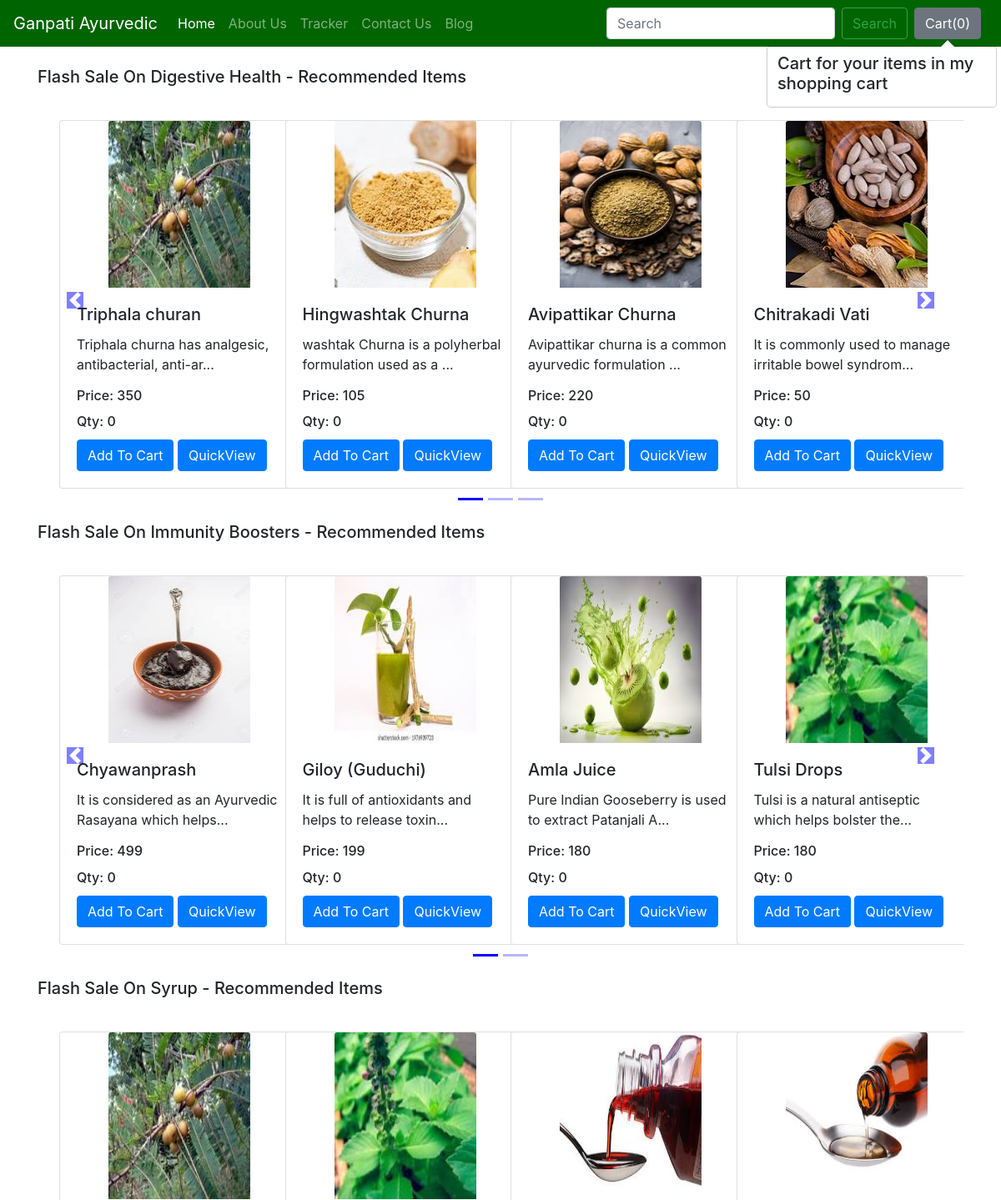
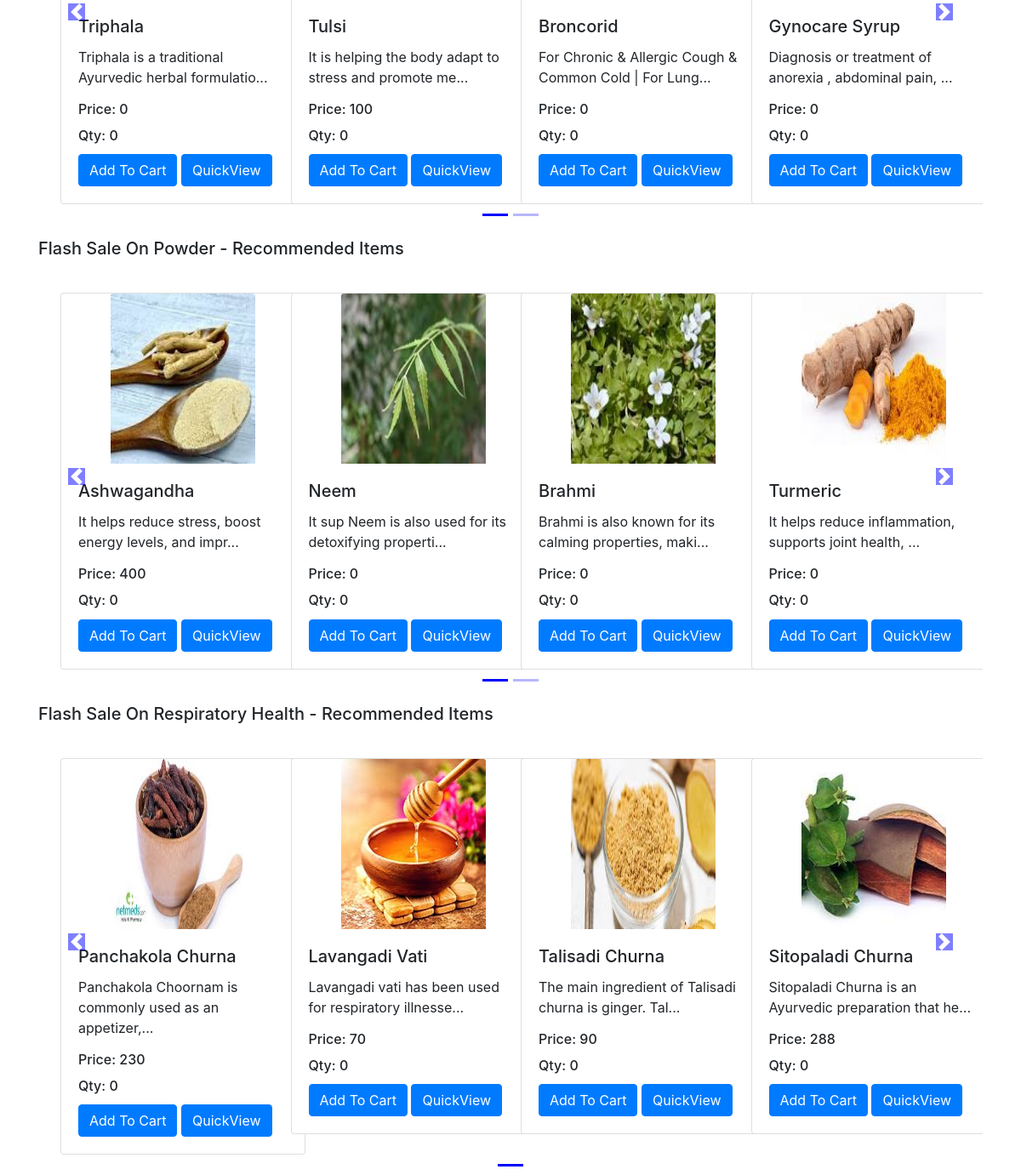
The app's page /shop/ with its own data (2 pictures, top to bottom).
### shop/models.py (models this page shows, shortened)
class Product(models.Model):
    product_id=models.AutoField
    product_name=models.CharField(max_length=50)
    category= models.CharField(max_length=50, default="")
    sub_category= models.CharField(max_length=50, default="")
    price=models.IntegerField(default=0)
    qty=models.IntegerField(default=0)
    desc=models.CharField(max_length=300)
    pub_date=models.DateField()
    image= models.ImageField(upload_to='shop/images',default="")

### shop/views.py (the view)
# urls.py: path('', views.index, name='blog'),
def index(request):
    allProds = []
    catprods = Product.objects.values('category', 'id')
    cats = {item['category'] for item in catprods}
    for cat in cats:
        prod = Product.objects.filter(category=cat)
        n = len(prod)
        nSlides = n // 4 + ceil((n / 4) - (n // 4))
        allProds.append([prod, range(1, nSlides), nSlides])
    params = {'allProds':allProds}
    return render(request, 'shop/index.html', params)

### shop/templates/shop/index.html (shortened to what this page needs)
{% extends 'shop/basic.html' %}
{% block body %}
{% load static %}
<div class="container">
    {% for product, range, nSlides in allProds %}
    <h5 class="my-4">Flash Sale On {{product.0.category}} - Recommended Items</h5>
    <div class="row">
        <div id="demo{{forloop.counter}}" class="col carousel slide my-3" data-ride="carousel">
            <ul class="carousel-indicators">
                <li data-target="#demo{{forloop.counter}}" data-slide-to="0" class="active"></li>
                {% for i in range %}
                <li data-target="#demo{{forloop.parentloop.counter}}" data-slide-to="{{i}}"></li>
                {% endfor %}
            </ul>
            <div class="container carousel-inner no-padding">
                <div class="carousel-item active">
                    {% for i in product %}
                    <div class="col-xs-3 col-sm-3 col-md-3">
                        <div class="card align-items-center" style="width: 18rem;">
                            <img src='/media/{{i.image}}' class="card-img-top" alt="...">
                            <div class="card-body">
                                <h5 class="card-title" id="namepr{{i.id}}">{{i.product_name}}</h5>
                                <p class="card-text">{{i.desc|slice:"0:53"}}...</p>
                                <h6 class="card-title" >Price: <span id="pricepr{{i.id}}">{{i.price}}</span></h6>
                                <h6 class="card-title" >Qty: <span id="qtypr{{i.id}}">{{i.qty}}</span></h6>
                                <span id="divpr{{i.id}}" class="divpr">
                                    <button id="pr{{i.id}}" class="btn btn-primary cart">Add To Cart</button>
                                </span>
                                <a href="{% url 'quick_view' i.id %}">
                                    <button id="qv{{ i.id }}" class="btn btn-primary cart">QuickView</button>
                                </a>
                            </div>
                        </div>
                    </div>
                    {% if forloop.counter|divisibleby:4 and forloop.counter > 0 and not forloop.last %}
                </div>
                <div class="carousel-item">
                    {% endif %}
                    {% endfor %}
                </div>
            </div>
        </div>
        <a class="carousel-control-prev" href="#demo{{forloop.counter}}" data-slide="prev">
            <span class="carousel-control-prev-icon"></span>
        </a>
        <a class="carousel-control-next" href="#demo{{forloop.counter}}" data-slide="next">
            <span class="carousel-control-next-icon"></span>
        </a>
    </div>
    {% endfor %}
</div>
{% endblock %}

### shop/templates/shop/basic.html (shortened to what this page needs)
<!doctype html>
<html lang="en">
  <head>
    <link rel="stylesheet" href="https://stackpath.bootstrapcdn.com/bootstrap/4.2.1/css/bootstrap.min.css">
  </head>
  <body>
    <nav class="navbar navbar-expand-lg navbar-dark bg-dark">
  <a class="navbar-brand" href="/shop">Ganpati Ayurvedic</a>
  <div class="collapse navbar-collapse" id="navbarSupportedContent">
    <ul class="navbar-nav mr-auto">
      <li class="nav-item active">
        <a class="nav-link" href="/shop">Home <span class="sr-only">(current)</span></a>
      </li>
      <li class="nav-item">
        <a class="nav-link" href="/shop/about">About Us</a>
      </li>
      <li class="nav-item">
        <a class="nav-link" href="/shop/tracker">Tracker</a>
      </li>
      <li class="nav-item">
        <a class="nav-link" href="/shop/contact">Contact Us</a>
      </li>
      <li class="nav-item">
        <a class="nav-link" href="/blog">Blog</a>
      </li>
    </ul>
    <form method="get" action="/shop/search/" class="form-inline my-2 my-lg-0">
    <input class="form-control mr-sm-2" type="search" placeholder="Search" aria-label="Search" name="search" id="search">
    <button class="btn btn-outline-success my-2 my-sm-0" type="submit">Search</button>
</form>
    <button type="button" class="btn btn-secondary mx-2" id="popcart" data-container="body" data-toggle="popover" data-placement="bottom" data-html="true" data-content="add some this">
  Cart(<span id="cart">0</span>)
</button>
  </div>
</nav>
  {% block body %} {% endblock %}
  </body>
</html>

### records on screen
Product: category "Digestive Health", image (picture), product_name "Triphala churan", desc "Triphala churna has analgesic, antibacterial, anti-ar", price "350", qty "0"
Product: image (picture), product_name "Hingwashtak Churna", desc "washtak Churna is a polyherbal formulation used as a", price "105", qty "0"
Product: image (picture), product_name "Avipattikar Churna", desc "Avipattikar churna is a common ayurvedic formulation", price "220", qty "0"
Product: image (picture), product_name "Chitrakadi Vati", desc "It is commonly used to manage irritable bowel syndrom", price "50", qty "0"
Product: category "Immunity Boosters", image (picture), product_name "Chyawanprash", desc "It is considered as an Ayurvedic Rasayana which helps", price "499", qty "0"
Product: image (picture), product_name "Giloy (Guduchi)", desc "It is full of antioxidants and helps to release toxin", price "199", qty "0"
Product: image (picture), product_name "Amla Juice", desc "Pure Indian Gooseberry is used to extract Patanjali A", price "180", qty "0"
Product: image (picture), product_name "Tulsi Drops", desc "Tulsi is a natural antiseptic which helps bolster the", price "180", qty "0"
Product: category "Syrup", image (picture), product_name "Triphala", desc "Triphala is a traditional Ayurvedic herbal formulatio", price "0", qty "0"
Product: image (picture), product_name "Tulsi", desc "It is helping the body adapt to stress and promote me", price "100", qty "0"
Product: image (picture), product_name "Broncorid", desc "For Chronic & Allergic Cough & Common Cold | For Lung", price "0", qty "0"
Product: image (picture), product_name "Gynocare Syrup", desc "Diagnosis or treatment of anorexia , abdominal pain,", price "0", qty "0"
Product: category "Powder", image (picture), product_name "Ashwagandha", desc "It helps reduce stress, boost energy levels, and impr", price "400", qty "0"
Product: image (picture), product_name "Neem", desc "It sup Neem is also used for its detoxifying properti", price "0", qty "0"
Product: image (picture), product_name "Brahmi", desc "Brahmi is also known for its calming properties, maki", price "0", qty "0"
Product: image (picture), product_name "Turmeric", desc "It helps reduce inflammation, supports joint health,", price "0", qty "0"
Product: category "Respiratory Health", image (picture), product_name "Panchakola Churna", desc "Panchakola Choornam is commonly used as an appetizer,", price "230", qty "0"
Product: image (picture), product_name "Lavangadi Vati", desc "Lavangadi vati has been used for respiratory illnesse", price "70", qty "0"
Product: image (picture), product_name "Talisadi Churna", desc "The main ingredient of Talisadi churna is ginger. Tal", price "90", qty "0"
Product: image (picture), product_name "Sitopaladi Churna", desc "Sitopaladi Churna is an Ayurvedic preparation that he", price "288", qty "0"
